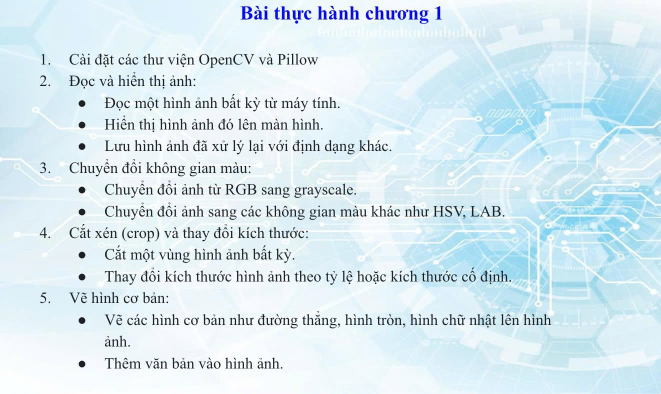
#> input picture lab01/req_lab01.jpg, 1321 x 788 px (shown at 1/2 size)
$ jupyter execute f.ipynb
#> lines starting #> are read from the running program, lines starting #| are printed output that depends on the picture; after the words box and inside, x2 and y2 are one past the last pixel; in counts of white or black regions, pixels touching at a corner belong together
[cell 1]
import cv2


# Đọc ảnh jpg
img = cv2.imread("req_lab01.jpg")
#> img is the input picture: shape (788, 1321, 3); mean B, G, R 240.1, 232.7, 215.6

# Câu 2

[cell 2]
# Hiển thị ảnh
cv2.imshow("Image", img)
cv2.waitKey(0)

cv2.destroyAllWindows()

[cell 3]
small = cv2.resize(img, None, fx=3, fy=3)
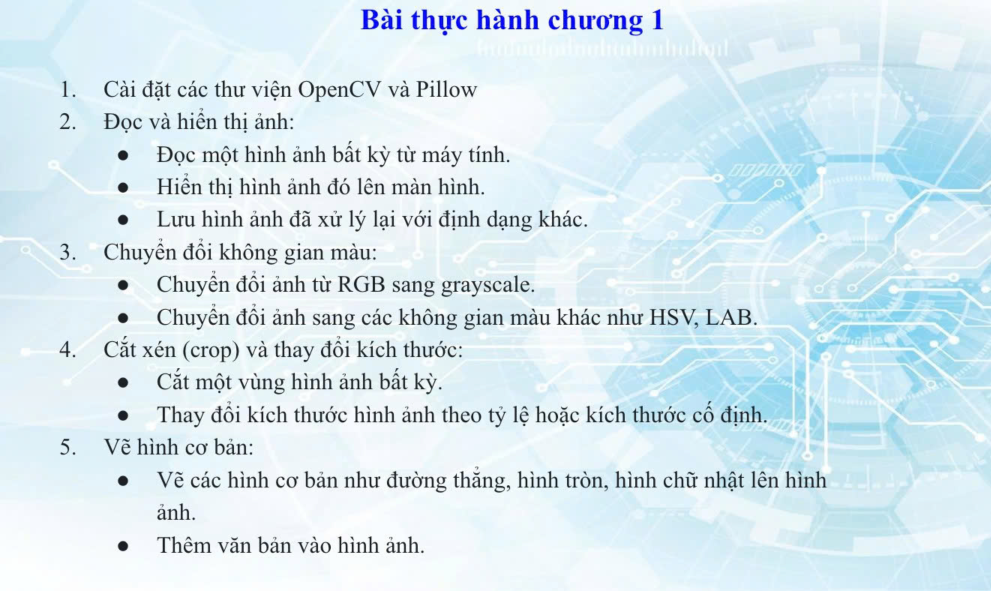
#> small: shape (2364, 3963, 3) (shown at 1/4 size); mean B, G, R 240, 232.7, 215.5
# Lưu sang định dạng khác (ví dụ PNG)
cv2.imwrite("lab01.jpg", small)
#> Out = True

# Câu 3

[cell 4]
gray = cv2.cvtColor(img, cv2.COLOR_BGR2GRAY)
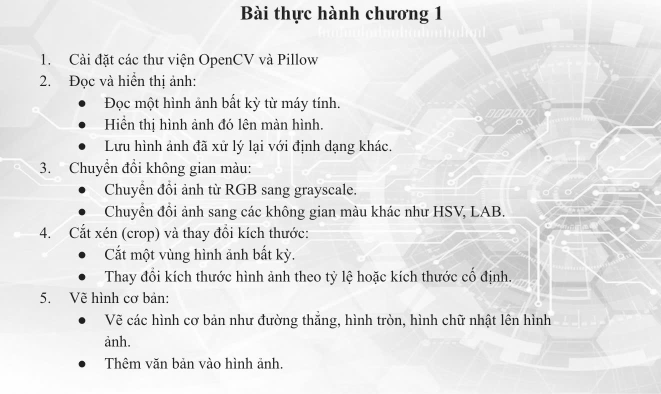
#> gray: shape (788, 1321) (shown at 1/2 size); min 2, max 255, mean 228.4

# hiển thị Gray
cv2.imshow("Gray", gray)
cv2.waitKey(0)
cv2.destroyAllWindows()

[cell 5]
hsv  = cv2.cvtColor(img, cv2.COLOR_BGR2HSV)
#> hsv: shape (788, 1321, 3); mean H, S, V 98.3, 27.5, 240.1

# hiển thị HSV
cv2.imshow("HSV", hsv)
cv2.waitKey(0)
cv2.destroyAllWindows()

[cell 6]
lab  = cv2.cvtColor(img, cv2.COLOR_BGR2LAB)
#> lab: shape (788, 1321, 3); mean of channels 0, 1, 2 232.2, 124, 122.5

# hiển thị LAB
cv2.imshow("LAB", lab)
cv2.waitKey(0)
cv2.destroyAllWindows()

# Câu 4

[cell 7]
# cắt vùng ảnh (y1:y2, x1:x2)
crop = img[100:300, 200:400]
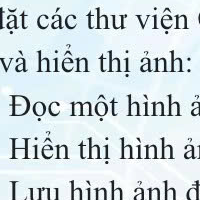
#> crop: shape (200, 200, 3); mean B, G, R 224.5, 220.4, 209.5


cv2.imshow("Crop", crop)
cv2.waitKey(0)
cv2.destroyAllWindows()

[cell 8]
small = cv2.resize(img, None, fx=0.2, fy=0.2)
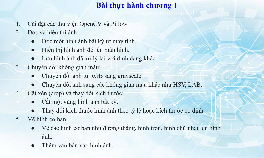
#> small: shape (158, 264, 3); mean B, G, R 239.8, 232.4, 215.3

cv2.imshow("Resize", small)
cv2.waitKey(0)
cv2.destroyAllWindows()

# Câu 5

[cell 9]
small = cv2.resize(img, None, fx=0.3, fy=0.3)
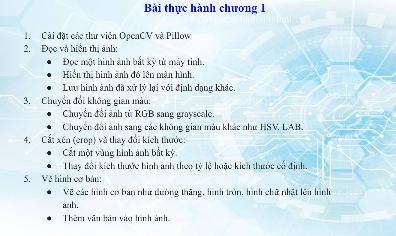
#> small: shape (236, 396, 3); mean B, G, R 239.7, 232.3, 215.2

# vẽ đường thẳng
cv2.line(small, (20, 20), (200, 20), (0, 255, 0), 2)

# vẽ hình chữ nhật
cv2.rectangle(small, (50, 50), (200, 150), (255, 0, 0), 2)

# vẽ hình tròn
cv2.circle(small, (300, 150), 40, (0, 0, 255), 2)
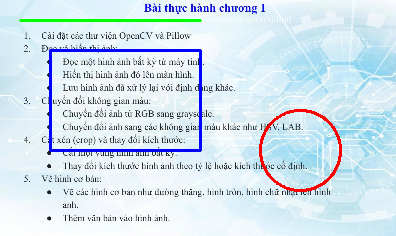
#> small: shape (236, 396, 3); mean B, G, R 236.8, 227, 211

# thêm văn bản
cv2.putText(small,
            "Nguyen Minh Thinh",
            (20, 250),
            cv2.FONT_HERSHEY_SIMPLEX,
            0.7,
            (255, 255, 0),
            2)
#> small: shape (236, 396, 3); 0.07% of pixels changed, all inside (x1, y1, x2, y2) = (22, 234, 219, 236)

# hiển thị
cv2.imshow("Result", small)
cv2.waitKey(0)
cv2.destroyAllWindows()
